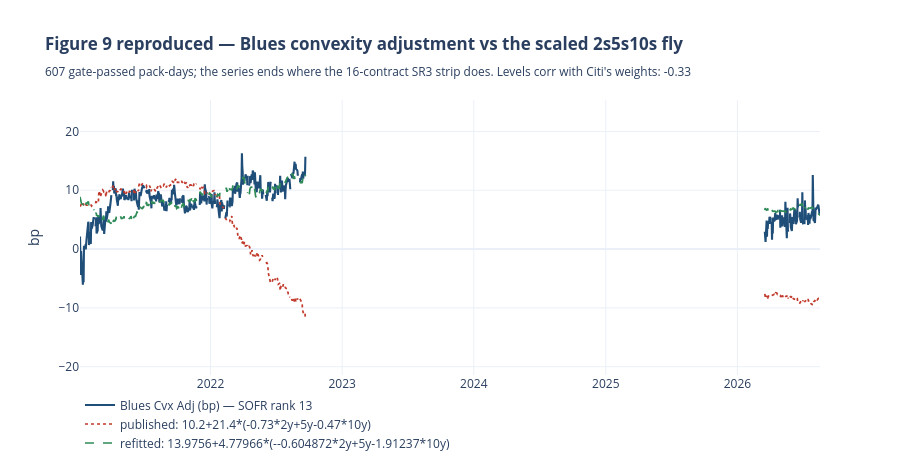

The cell this chart's notebook holds for it:
### Markdown cell above
## 6. FIGURE 9 — Blues convexity adjustment vs the scaled 2s5s10s fly

Same treatment. Note the gaps: wherever the SR3 strip stops reaching 16
contiguous contracts the Blues series simply stops. Every trace is reindexed
onto the business-day grid before `connectgaps=False` is applied, so those
stretches are drawn as holes rather than bridged by a straight line — the gap
table printed in cell 2 lists each one with its span.

### Code cell
FLY9_PUB = CF.scaled_fly(F9, CF.CITI_FIG9)
FIT9 = CF.refit(F9["ca_bp"], F9, label=f"Fig 9 refit {F9.index.min().year}-{F9.index.max().year}")
FLY9_REFIT = CF.scaled_fly(F9, FIT9)

fig9 = go.Figure()
_line(fig9, F9["ca_bp"], f"{CFG.colour} Cvx Adj (bp) — SOFR rank {CF.COLOUR_RANK[CFG.colour]}",
      PALETTE["lhs"], width=2.1)
_line(fig9, FLY9_PUB, f"published: {CF.CITI_FIG9.annotation()}", PALETTE["pub"], dash="dot")
if CFG.refit:
    _line(fig9, FLY9_REFIT, f"refitted: {FIT9.annotation()}", PALETTE["refit"], dash="dash")
fig9.update_layout(
    title=("<b>Figure 9 reproduced — Blues convexity adjustment vs the scaled 2s5s10s fly</b>"
           f"<br><sub>{len(F9)} gate-passed pack-days; the series ends where the "
           f"16-contract SR3 strip does. Levels corr with Citi's weights: "
           f"{CF.corr_table(F9['ca_bp'], FLY9_PUB)['corr_levels']:+.2f}</sub>"),
    yaxis=dict(title="bp"), xaxis=dict(title=None),
    template="plotly_white", height=470,
    legend=dict(orientation="h", yanchor="bottom", y=-0.30, x=0))
fig9.show()

### Figure 1 — Plotly figure (JSON) as saved in the notebook; plotly's stock layout.template omitted (floating-point values rounded to 4 significant figures; data arrays with more than 128 entries replaced by an {"elided": "..."} marker saying what was removed)
{"data": [{"connectgaps": false, "line": {"color": "#1f4e79", "width": 2.1}, "mode": "lines", "name": "Blues Cvx Adj (bp) — SOFR rank 13", "type": "scatter", "x": {"elided": "1467 str values"}, "y": {"elided": "1467 float values"}, "yaxis": "y"}, {"connectgaps": false, "line": {"color": "#c0392b", "dash": "dot", "width": 1.7}, "mode": "lines", "name": "published: 10.2+21.4*(-0.73*2y+5y-0.47*10y)", "type": "scatter", "x": {"elided": "1467 str values"}, "y": {"elided": "1467 float values"}, "yaxis": "y"}, {"connectgaps": false, "line": {"color": "#2e8b57", "dash": "dash", "width": 1.7}, "mode": "lines", "name": "refitted: 13.9756+4.77966*(--0.604872*2y+5y-1.91237*10y)", "type": "scatter", "x": {"elided": "1467 str values"}, "y": {"elided": "1467 float values"}, "yaxis": "y"}], "layout": {"height": 470, "legend": {"orientation": "h", "x": 0, "y": -0.3, "yanchor": "bottom"}, "title": {"text": "<b>Figure 9 reproduced — Blues convexity adjustment vs the scaled 2s5s10s fly</b><br><sub>607 gate-passed pack-days; the series ends where the 16-contract SR3 strip does. Levels corr with Citi's weights: -0.33</sub>"}, "xaxis": {"title": {}}, "yaxis": {"title": {"text": "bp"}}}}
